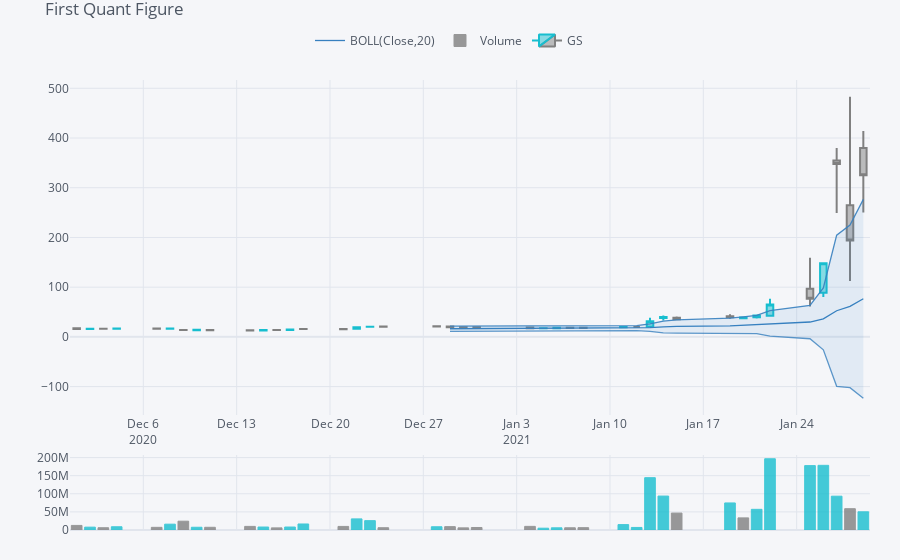

The notebook cell this image was saved under:
### Code cell
qf=cf.QuantFig(gme,title='First Quant Figure',legend='top',name='GS')
qf.add_bollinger_bands()
qf.add_volume()
qf.iplot()
